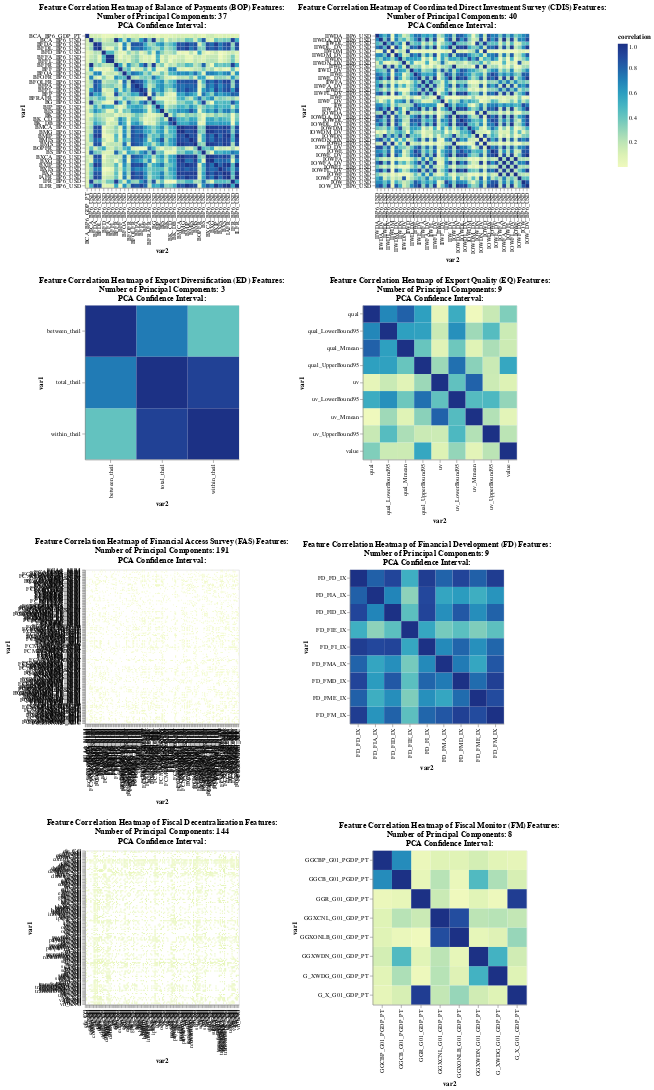

The cell this chart's notebook holds for it:
### Markdown cell above
Looping through folder/topic data sets, performing prinicipal component analysis on each folder/group of metrics topics, and then combining all of the PCAs from each folder/topic into one dataset. Corrrelation charts for each folder are also produced.

### Code cell
dataset_corr_charts_dic = {}
meta_dict = {}
for file_name in completed_file_dfs:
# for file_name in completed_file_dfs_sample:
    # start_time = time.perf_counter()
    print(file_name, completed_file_dfs.index(file_name))
    print(course_file_path+file_name.split('/')[0]+'/'+file_name.split('_')[0])
    df_file = pd.read_csv(course_file_path+file_name.split('/')[0]+'/'+file_name.split('_')[0]+'_df.csv')
    meta_of_df = pd.read_csv(course_file_path+file_name.split('/')[0]+'/metadata_'+file_name.split('/')[1])
    meta_subject = meta_of_df[meta_of_df['Metadata Attribute']=='Dataset']['Metadata Value']
    print(meta_subject)
    meta_dict[file_name.split('_')[0]] = meta_subject[1]

    meta_dict['ED'] = 'Export Diversification (ED)'
    meta_dict['EQ'] = 'Export Quality (EQ)'
    meta_dict['FSI'] = 'Financial Soundness Indicators (FSI)'
    meta_dict['FSIRE'] = 'Financial Soundness Indicators Reporting Entities (FSI)'
    meta_dict['GFSCOFOG'] = 'Government Financial Statistics Expenditure by Function of Government (GFSCOFOG)'
    meta_dict['GFSE'] = 'Government Financial Statistics Expense (GFSE)'
    meta_dict['GFSFALCS'] = 'Government Financial Statistics Financial Assets and Liabilities Counterpart (GFSFALCS)'
    meta_dict['GFSIBS'] = 'Government Financial Statistics Integrated Balance Sheet (GFSIBS)'
    meta_dict['GFSMAB'] = 'Government Financial Statistics Main Aggregates and Balances (GFSMAB)'
    meta_dict['GFSR'] = 'Government Financial Statistics Revenue (GFSR)'
    meta_dict['GFSSSUC'] = 'Government Financial Statistics Statement of Sources and Uses of Cash (GFSSSUC)'

    file_index = completed_file_dfs.index(file_name)

    df_file = df_file[['Country Name','Country Code','Indicator Name','Indicator Code','Year','Feature Value','filename']]
    column_exclusion_list = ['Xgdppc']
    df_file = df_file[~df_file['Indicator Code'].isin(column_exclusion_list)]

    train_data_df = df_file[df_file['Year'] <= train_year]
    train_data_df = train_data_df[['Country Name','Indicator Code','Feature Value']]
    train_data_df = pd.pivot_table(train_data_df, values = 'Feature Value'
                                   ,index = ['Country Name']
                                   ,columns = ['Indicator Code']
                                   ,aggfunc=np.mean).fillna(0).astype(float)

    # train_data_df = np.read_csv(course_file_path+'train_feature_data_'+str(train_year)+'_'+str(date.today())+'.csv')


    test_data_df = df_file[df_file['Year'] <= train_year+1]
    test_data_df = test_data_df[['Country Name','Indicator Code','Feature Value']]
    test_data_df = test_data_df[['Country Name','Indicator Code','Feature Value']]
    test_data_df = pd.pivot_table(test_data_df, values = 'Feature Value'
                                   ,index = ['Country Name']
                                   ,columns = ['Indicator Code']
                                   ,aggfunc=np.mean).fillna(0).astype(float)
    

    train_data_df = train_y_df.merge(train_data_df  , left_on='Country Name', right_on='Country Name', how='inner')#.reset_index()
    train_X = train_data_df.drop(columns =[train_year+1])

    
    test_data_df = test_y_df.merge(test_data_df  , left_on='Country Name', right_on='Country Name', how='inner')#.reset_index()
    test_X = test_data_df.drop(columns =[train_year+2])
    test_X = test_data_df

    feature_list = [x for x in train_X.columns]
    feature_list = [x for x in feature_list if x in test_X.columns]

    train_X = train_X[feature_list].astype(float)
    test_X = test_X[feature_list].astype(float)

    train_y = train_data_df[[train_year+1]].astype(float)
    test_y = test_data_df[[train_year+2]].astype(float)

    train_X_scaled = StandardScaler().fit(train_X).transform(train_X)#.astype(float)
    train_X_scaled = add_constant(train_X_scaled)

    test_X_scaled = StandardScaler().fit(test_X).transform(test_X)#.astype(float)
    test_X_scaled = add_constant(test_X_scaled)

    train_y_label_encoded = preprocessing.LabelEncoder().fit_transform(train_y)
    test_y_label_encoded = preprocessing.LabelEncoder().fit_transform(test_y)

    folder_corr_df = pd.DataFrame(abs(train_X.corr()), index = train_X.columns, columns = train_X.columns)
    folder_corrMatrix = folder_corr_df.reset_index().melt('index')
    folder_corrMatrix.columns = ['var1', 'var2', 'correlation']
    folder_corrMatrix.sort_values(by=['correlation'],ascending=True,inplace=True)
    folder_corrMatrix['model'] = 'correlation matrix'

    folder_corrMatrix_heatmap = folder_corrMatrix[:5000]

    folder_corr_chart = alt.Chart(folder_corrMatrix_heatmap, title = ["Feature Correlation Heatmap of "+meta_dict[file_name.split('_')[0]]+" Features: "
                    ,'Number of Principal Components: '+str(folder_corr_df.shape[0]) 
                    ,'PCA Confidence Interval: ']
                    ).mark_rect().encode(
    x='var2:O',
    y='var1:O'
    ,color='correlation:Q'
    , tooltip=['correlation:Q'],
    ).properties(height=250, width = 250)#.show()
    
    dataset_corr_charts_dic[completed_file_dfs.index(file_name)] = folder_corr_chart

    ci = .95
    svd_solver = 'auto'#'full'
    nca_pca = PCA(n_components=ci, svd_solver=svd_solver)
    # nca_pca.fit(nca_pca.transform(train_X), train_y_label_encoded)
    nca_pca.fit(train_X, train_y_label_encoded)

    print(nca_pca.get_params(deep=True))

    print(nca_pca.transform(train_X).shape)
   
    print(nca_pca.components_.shape)

    folder_train_pca_df = pd.DataFrame(nca_pca.transform(train_X)
                                 ,columns = [file_name.split('_')[0]+'_component_'+str(x) for x in range(nca_pca.components_.shape[0])]
                                 ,index=train_X.index)
    folder_test_pca_df = pd.DataFrame(nca_pca.transform(test_X)
                                 ,columns = [file_name.split('_')[0]+'_component_'+str(x) for x in range(nca_pca.components_.shape[0])]
                                 ,index=test_X.index)

    # print(nca_pca.transform(train_X).shape)
    # print(folder_train_pca_df)
    pca_train_df = pd.concat([pca_train_df, folder_train_pca_df],axis= 1).fillna(0)
    pca_test_df = pd.concat([pca_test_df, folder_test_pca_df],axis= 1).fillna(0)

alt.vconcat(
alt.hconcat(dataset_corr_charts_dic[0],dataset_corr_charts_dic[1]),
alt.hconcat(dataset_corr_charts_dic[2],dataset_corr_charts_dic[3]),
alt.hconcat(dataset_corr_charts_dic[4],dataset_corr_charts_dic[5]),
alt.hconcat(dataset_corr_charts_dic[6],dataset_corr_charts_dic[7])
)

### Figure 1 — Vega-Lite specification as saved in the notebook (floating-point values rounded to 4 significant figures; data arrays with more than 128 entries replaced by an {"elided": "..."} marker saying what was removed)
{"config": {"view": {"continuousWidth": 400, "continuousHeight": 300}}, "vconcat": [{"hconcat": [{"data": {"name": "data-70716d6e08c3a5d641d47b1676a7ba62"}, "mark": "rect", "encoding": {"color": {"field": "correlation", "type": "quantitative"}, "tooltip": [{"field": "correlation", "type": "quantitative"}], "x": {"field": "var2", "type": "ordinal"}, "y": {"field": "var1", "type": "ordinal"}}, "height": 250, "title": ["Feature Correlation Heatmap of Balance of Payments (BOP) Features: ", "Number of Principal Components: 37", "PCA Confidence Interval: "], "width": 250}, {"data": {"name": "data-302e92b576549db5685fe3924a286a9a"}, "mark": "rect", "encoding": {"color": {"field": "correlation", "type": "quantitative"}, "tooltip": [{"field": "correlation", "type": "quantitative"}], "x": {"field": "var2", "type": "ordinal"}, "y": {"field": "var1", "type": "ordinal"}}, "height": 250, "title": ["Feature Correlation Heatmap of Coordinated Direct Investment Survey (CDIS) Features: ", "Number of Principal Components: 40", "PCA Confidence Interval: "], "width": 250}]}, {"hconcat": [{"data": {"name": "data-a37b38426e31b2c890b9aeef5580e4f9"}, "mark": "rect", "encoding": {"color": {"field": "correlation", "type": "quantitative"}, "tooltip": [{"field": "correlation", "type": "quantitative"}], "x": {"field": "var2", "type": "ordinal"}, "y": {"field": "var1", "type": "ordinal"}}, "height": 250, "title": ["Feature Correlation Heatmap of Export Diversification (ED) Features: ", "Number of Principal Components: 3", "PCA Confidence Interval: "], "width": 250}, {"data": {"name": "data-d9746fc69683738d49e6e26a845acc64"}, "mark": "rect", "encoding": {"color": {"field": "correlation", "type": "quantitative"}, "tooltip": [{"field": "correlation", "type": "quantitative"}], "x": {"field": "var2", "type": "ordinal"}, "y": {"field": "var1", "type": "ordinal"}}, "height": 250, "title": ["Feature Correlation Heatmap of Export Quality (EQ) Features: ", "Number of Principal Components: 9", "PCA Confidence Interval: "], "width": 250}]}, {"hconcat": [{"data": {"name": "data-9f63c492821cb5ad2f420fb4f7f60367"}, "mark": "rect", "encoding": {"color": {"field": "correlation", "type": "quantitative"}, "tooltip": [{"field": "correlation", "type": "quantitative"}], "x": {"field": "var2", "type": "ordinal"}, "y": {"field": "var1", "type": "ordinal"}}, "height": 250, "title": ["Feature Correlation Heatmap of Financial Access Survey (FAS) Features: ", "Number of Principal Components: 191", "PCA Confidence Interval: "], "width": 250}, {"data": {"name": "data-36d5792c9ba9943740df5ec85f6f1920"}, "mark": "rect", "encoding": {"color": {"field": "correlation", "type": "quantitative"}, "tooltip": [{"field": "correlation", "type": "quantitative"}], "x": {"field": "var2", "type": "ordinal"}, "y": {"field": "var1", "type": "ordinal"}}, "height": 250, "title": ["Feature Correlation Heatmap of Financial Development (FD) Features: ", "Number of Principal Components: 9", "PCA Confidence Interval: "], "width": 250}]}, {"hconcat": [{"data": {"name": "data-121612bec09570462c837d91ad05090d"}, "mark": "rect", "encoding": {"color": {"field": "correlation", "type": "quantitative"}, "tooltip": [{"field": "correlation", "type": "quantitative"}], "x": {"field": "var2", "type": "ordinal"}, "y": {"field": "var1", "type": "ordinal"}}, "height": 250, "title": ["Feature Correlation Heatmap of Fiscal Decentralization Features: ", "Number of Principal Components: 144", "PCA Confidence Interval: "], "width": 250}, {"data": {"name": "data-5881d21c7fe38bb02cc4c091f1eb62e1"}, "mark": "rect", "encoding": {"color": {"field": "correlation", "type": "quantitative"}, "tooltip": [{"field": "correlation", "type": "quantitative"}], "x": {"field": "var2", "type": "ordinal"}, "y": {"field": "var1", "type": "ordinal"}}, "height": 250, "title": ["Feature Correlation Heatmap of Fiscal Monitor (FM) Features: ", "Number of Principal Components: 8", "PCA Confidence Interval: "], "width": 250}]}], "$schema": "https://vega.github.io/schema/vega-lite/v4.17.0.json", "datasets": {"data-70716d6e08c3a5d641d47b1676a7ba62": {"elided": "1369 records"}, "data-302e92b576549db5685fe3924a286a9a": {"elided": "1600 records"}, "data-a37b38426e31b2c890b9aeef5580e4f9": [{"var1": "within_theil", "var2": "between_theil", "correlation": 0.4163, "model": "correlation matrix"}, {"var1": "between_theil", "var2": "within_theil", "correlation": 0.4163, "model": "correlation matrix"}, {"var1": "total_theil", "var2": "between_theil", "correlation": 0.724, "model": "correlation matrix"}, {"var1": "between_theil", "var2": "total_theil", "correlation": 0.724, "model": "correlation matrix"}, {"var1": "within_theil", "var2": "total_theil", "correlation": 0.9286, "model": "correlation matrix"}, {"var1": "total_theil", "var2": "within_theil", "correlation": 0.9286, "model": "correlation matrix"}, {"var1": "between_theil", "var2": "between_theil", "correlation": 1.0, "model": "correlation matrix"}, {"var1": "total_theil", "var2": "total_theil", "correlation": 1.0, "model": "correlation matrix"}, {"var1": "within_theil", "var2": "within_theil", "correlation": 1.0, "model": "correlation matrix"}], "data-d9746fc69683738d49e6e26a845acc64": [{"var1": "qual", "var2": "uv_Mmean", "correlation": 0.0009442, "model": "correlation matrix"}, {"var1": "uv_Mmean", "var2": "qual", "correlation": 0.0009442, "model": "correlation matrix"}, {"var1": "qual", "var2": "uv", "correlation": 0.04727, "model": "correlation matrix"}, {"var1": "uv", "var2": "qual", "correlation": 0.04727, "model": "correlation matrix"}, {"var1": "value", "var2": "uv_Mmean", "correlation": 0.05992, "model": "correlation matrix"}, {"var1": "uv_Mmean", "var2": "value", "correlation": 0.05992, "model": "correlation matrix"}, {"var1": "qual_Mmean", "var2": "uv", "correlation": 0.0709, "model": "correlation matrix"}, {"var1": "uv", "var2": "qual_Mmean", "correlation": 0.0709, "model": "correlation matrix"}, {"var1": "uv_Mmean", "var2": "qual_Mmean", "correlation": 0.07256, "model": "correlation matrix"}, {"var1": "qual_Mmean", "var2": "uv_Mmean", "correlation": 0.07256, "model": "correlation matrix"}, {"var1": "value", "var2": "uv", "correlation": 0.09213, "model": "correlation matrix"}, {"var1": "uv", "var2": "value", "correlation": 0.09213, "model": "correlation matrix"}, {"var1": "qual_Mmean", "var2": "value", "correlation": 0.1487, "model": "correlation matrix"}, {"var1": "value", "var2": "qual_Mmean", "correlation": 0.1487, "model": "correlation matrix"}, {"var1": "uv_UpperBound95", "var2": "uv", "correlation": 0.1506, "model": "correlation matrix"}, {"var1": "uv", "var2": "uv_UpperBound95", "correlation": 0.1506, "model": "correlation matrix"}, {"var1": "qual_LowerBound95", "var2": "value", "correlation": 0.1532, "model": "correlation matrix"}, {"var1": "value", "var2": "qual_LowerBound95", "correlation": 0.1532, "model": "correlation matrix"}, {"var1": "qual_UpperBound95", "var2": "uv_UpperBound95", "correlation": 0.157, "model": "correlation matrix"}, {"var1": "uv_UpperBound95", "var2": "qual_UpperBound95", "correlation": 0.157, "model": "correlation matrix"}, {"var1": "qual_LowerBound95", "var2": "uv", "correlation": 0.1614, "model": "correlation matrix"}, {"var1": "uv", "var2": "qual_LowerBound95", "correlation": 0.1614, "model": "correlation matrix"}, {"var1": "qual", "var2": "uv_UpperBound95", "correlation": 0.163, "model": "correlation matrix"}, {"var1": "uv_UpperBound95", "var2": "qual", "correlation": 0.163, "model": "correlation matrix"}, {"var1": "uv_UpperBound95", "var2": "value", "correlation": 0.2042, "model": "correlation matrix"}, {"var1": "value", "var2": "uv_UpperBound95", "correlation": 0.2042, "model": "correlation matrix"}, {"var1": "uv_UpperBound95", "var2": "uv_Mmean", "correlation": 0.2244, "model": "correlation matrix"}, {"var1": "uv_Mmean", "var2": "uv_UpperBound95", "correlation": 0.2244, "model": "correlation matrix"}, {"var1": "qual_Mmean", "var2": "uv_UpperBound95", "correlation": 0.2421, "model": "correlation matrix"}, {"var1": "uv_UpperBound95", "var2": "qual_Mmean", "correlation": 0.2421, "model": "correlation matrix"}, {"var1": "qual_LowerBound95", "var2": "uv_Mmean", "correlation": 0.274, "model": "correlation matrix"}, {"var1": "uv_Mmean", "var2": "qual_LowerBound95", "correlation": 0.274, "model": "correlation matrix"}, {"var1": "uv", "var2": "qual_UpperBound95", "correlation": 0.2798, "model": "correlation matrix"}, {"var1": "qual_UpperBound95", "var2": "uv", "correlation": 0.2798, "model": "correlation matrix"}, {"var1": "uv_LowerBound95", "var2": "value", "correlation": 0.2988, "model": "correlation matrix"}, {"var1": "value", "var2": "uv_LowerBound95", "correlation": 0.2988, "model": "correlation matrix"}, {"var1": "uv_Mmean", "var2": "qual_UpperBound95", "correlation": 0.3232, "model": "correlation matrix"}, {"var1": "qual_UpperBound95", "var2": "uv_Mmean", "correlation": 0.3232, "model": "correlation matrix"}, {"var1": "qual", "var2": "value", "correlation": 0.3456, "model": "correlation matrix"}, {"var1": "value", "var2": "qual", "correlation": 0.3456, "model": "correlation matrix"}, {"var1": "uv_LowerBound95", "var2": "qual_Mmean", "correlation": 0.3891, "model": "correlation matrix"}, {"var1": "qual_Mmean", "var2": "uv_LowerBound95", "correlation": 0.3891, "model": "correlation matrix"}, {"var1": "qual_Mmean", "var2": "qual_UpperBound95", "correlation": 0.4016, "model": "correlation matrix"}, {"var1": "qual_UpperBound95", "var2": "qual_Mmean", "correlation": 0.4016, "model": "correlation matrix"}, {"var1": "uv_LowerBound95", "var2": "uv", "correlation": 0.4231, "model": "correlation matrix"}, {"var1": "uv", "var2": "uv_LowerBound95", "correlation": 0.4231, "model": "correlation matrix"}, {"var1": "uv_UpperBound95", "var2": "qual_LowerBound95", "correlation": 0.4523, "model": "correlation matrix"}, {"var1": "qual_LowerBound95", "var2": "uv_UpperBound95", "correlation": 0.4523, "model": "correlation matrix"}, {"var1": "uv_LowerBound95", "var2": "uv_Mmean", "correlation": 0.4564, "model": "correlation matrix"}, {"var1": "uv_Mmean", "var2": "uv_LowerBound95", "correlation": 0.4564, "model": "correlation matrix"}, {"var1": "uv_UpperBound95", "var2": "uv_LowerBound95", "correlation": 0.4786, "model": "correlation matrix"}, {"var1": "uv_LowerBound95", "var2": "uv_UpperBound95", "correlation": 0.4786, "model": "correlation matrix"}, {"var1": "qual", "var2": "uv_LowerBound95", "correlation": 0.5341, "model": "correlation matrix"}, {"var1": "uv_LowerBound95", "var2": "qual", "correlation": 0.5341, "model": "correlation matrix"}, {"var1": "value", "var2": "qual_UpperBound95", "correlation": 0.5605, "model": "correlation matrix"}, {"var1": "qual_UpperBound95", "var2": "value", "correlation": 0.5605, "model": "correlation matrix"}, {"var1": "qual_LowerBound95", "var2": "qual_UpperBound95", "correlation": 0.5856, "model": "correlation matrix"}, {"var1": "qual_UpperBound95", "var2": "qual_LowerBound95", "correlation": 0.5856, "model": "correlation matrix"}, {"var1": "qual", "var2": "qual_UpperBound95", "correlation": 0.5918, "model": "correlation matrix"}, {"var1": "qual_UpperBound95", "var2": "qual", "correlation": 0.5918, "model": "correlation matrix"}, {"var1": "qual_Mmean", "var2": "qual_LowerBound95", "correlation": 0.5926, "model": "correlation matrix"}, {"var1": "qual_LowerBound95", "var2": "qual_Mmean", "correlation": 0.5926, "model": "correlation matrix"}, {"var1": "qual_LowerBound95", "var2": "uv_LowerBound95", "correlation": 0.6483, "model": "correlation matrix"}, {"var1": "uv_LowerBound95", "var2": "qual_LowerBound95", "correlation": 0.6483, "model": "correlation matrix"}, {"var1": "qual_LowerBound95", "var2": "qual", "correlation": 0.6833, "model": "correlation matrix"}, {"var1": "qual", "var2": "qual_LowerBound95", "correlation": 0.6833, "model": "correlation matrix"}, {"var1": "uv_LowerBound95", "var2": "qual_UpperBound95", "correlation": 0.7569, "model": "correlation matrix"}, {"var1": "qual_UpperBound95", "var2": "uv_LowerBound95", "correlation": 0.7569, "model": "correlation matrix"}, {"var1": "uv_Mmean", "var2": "uv", "correlation": 0.8024, "model": "correlation matrix"}, {"var1": "uv", "var2": "uv_Mmean", "correlation": 0.8024, "model": "correlation matrix"}, {"var1": "qual", "var2": "qual_Mmean", "correlation": 0.8074, "model": "correlation matrix"}, {"var1": "qual_Mmean", "var2": "qual", "correlation": 0.8074, "model": "correlation matrix"}, {"var1": "qual", "var2": "qual", "correlation": 1.0, "model": "correlation matrix"}, {"var1": "uv", "var2": "uv", "correlation": 1.0, "model": "correlation matrix"}, {"var1": "uv_Mmean", "var2": "uv_Mmean", "correlation": 1.0, "model": "correlation matrix"}, {"var1": "uv_LowerBound95", "var2": "uv_LowerBound95", "correlation": 1.0, "model": "correlation matrix"}, {"var1": "qual_UpperBound95", "var2": "qual_UpperBound95", "correlation": 1.0, "model": "correlation matrix"}, {"var1": "qual_Mmean", "var2": "qual_Mmean", "correlation": 1.0, "model": "correlation matrix"}, {"var1": "qual_LowerBound95", "var2": "qual_LowerBound95", "correlation": 1.0, "model": "correlation matrix"}, {"var1": "uv_UpperBound95", "var2": "uv_UpperBound95", "correlation": 1.0, "model": "correlation matrix"}, {"var1": "value", "var2": "value", "correlation": 1.0, "model": "correlation matrix"}], "data-9f63c492821cb5ad2f420fb4f7f60367": {"elided": "5000 records"}, "data-36d5792c9ba9943740df5ec85f6f1920": [{"var1": "FD_FIE_IX", "var2": "FD_FIA_IX", "correlation": 0.317, "model": "correlation matrix"}, {"var1": "FD_FIA_IX", "var2": "FD_FIE_IX", "correlation": 0.317, "model": "correlation matrix"}, {"var1": "FD_FME_IX", "var2": "FD_FIE_IX", "correlation": 0.3487, "model": "correlation matrix"}, {"var1": "FD_FIE_IX", "var2": "FD_FME_IX", "correlation": 0.3487, "model": "correlation matrix"}, {"var1": "FD_FIE_IX", "var2": "FD_FMA_IX", "correlation": 0.3706, "model": "correlation matrix"}, {"var1": "FD_FMA_IX", "var2": "FD_FIE_IX", "correlation": 0.3706, "model": "correlation matrix"}, {"var1": "FD_FM_IX", "var2": "FD_FIE_IX", "correlation": 0.4324, "model": "correlation matrix"}, {"var1": "FD_FIE_IX", "var2": "FD_FM_IX", "correlation": 0.4324, "model": "correlation matrix"}, {"var1": "FD_FIE_IX", "var2": "FD_FID_IX", "correlation": 0.4358, "model": "correlation matrix"}, {"var1": "FD_FID_IX", "var2": "FD_FIE_IX", "correlation": 0.4358, "model": "correlation matrix"}, {"var1": "FD_FMD_IX", "var2": "FD_FIE_IX", "correlation": 0.4377, "model": "correlation matrix"}, {"var1": "FD_FIE_IX", "var2": "FD_FMD_IX", "correlation": 0.4377, "model": "correlation matrix"}, {"var1": "FD_FD_IX", "var2": "FD_FIE_IX", "correlation": 0.5237, "model": "correlation matrix"}, {"var1": "FD_FIE_IX", "var2": "FD_FD_IX", "correlation": 0.5237, "model": "correlation matrix"}, {"var1": "FD_FIA_IX", "var2": "FD_FME_IX", "correlation": 0.5262, "model": "correlation matrix"}, {"var1": "FD_FME_IX", "var2": "FD_FIA_IX", "correlation": 0.5262, "model": "correlation matrix"}, {"var1": "FD_FI_IX", "var2": "FD_FIE_IX", "correlation": 0.5584, "model": "correlation matrix"}, {"var1": "FD_FIE_IX", "var2": "FD_FI_IX", "correlation": 0.5584, "model": "correlation matrix"}, {"var1": "FD_FME_IX", "var2": "FD_FMA_IX", "correlation": 0.5651, "model": "correlation matrix"}, {"var1": "FD_FMA_IX", "var2": "FD_FME_IX", "correlation": 0.5651, "model": "correlation matrix"}, {"var1": "FD_FMA_IX", "var2": "FD_FIA_IX", "correlation": 0.5671, "model": "correlation matrix"}, {"var1": "FD_FIA_IX", "var2": "FD_FMA_IX", "correlation": 0.5671, "model": "correlation matrix"}, {"var1": "FD_FIA_IX", "var2": "FD_FMD_IX", "correlation": 0.6076, "model": "correlation matrix"}, {"var1": "FD_FMD_IX", "var2": "FD_FIA_IX", "correlation": 0.6076, "model": "correlation matrix"}, {"var1": "FD_FM_IX", "var2": "FD_FIA_IX", "correlation": 0.6359, "model": "correlation matrix"}, {"var1": "FD_FIA_IX", "var2": "FD_FM_IX", "correlation": 0.6359, "model": "correlation matrix"}, {"var1": "FD_FME_IX", "var2": "FD_FI_IX", "correlation": 0.6492, "model": "correlation matrix"}, {"var1": "FD_FI_IX", "var2": "FD_FME_IX", "correlation": 0.6492, "model": "correlation matrix"}, {"var1": "FD_FMA_IX", "var2": "FD_FID_IX", "correlation": 0.6541, "model": "correlation matrix"}, {"var1": "FD_FID_IX", "var2": "FD_FMA_IX", "correlation": 0.6541, "model": "correlation matrix"}, {"var1": "FD_FME_IX", "var2": "FD_FID_IX", "correlation": 0.6577, "model": "correlation matrix"}, {"var1": "FD_FID_IX", "var2": "FD_FME_IX", "correlation": 0.6577, "model": "correlation matrix"}, {"var1": "FD_FMA_IX", "var2": "FD_FI_IX", "correlation": 0.6723, "model": "correlation matrix"}, {"var1": "FD_FI_IX", "var2": "FD_FMA_IX", "correlation": 0.6723, "model": "correlation matrix"}, {"var1": "FD_FIA_IX", "var2": "FD_FID_IX", "correlation": 0.6879, "model": "correlation matrix"}, {"var1": "FD_FID_IX", "var2": "FD_FIA_IX", "correlation": 0.6879, "model": "correlation matrix"}, {"var1": "FD_FMA_IX", "var2": "FD_FMD_IX", "correlation": 0.7223, "model": "correlation matrix"}, {"var1": "FD_FMD_IX", "var2": "FD_FMA_IX", "correlation": 0.7223, "model": "correlation matrix"}, {"var1": "FD_FME_IX", "var2": "FD_FMD_IX", "correlation": 0.7708, "model": "correlation matrix"}, {"var1": "FD_FMD_IX", "var2": "FD_FME_IX", "correlation": 0.7708, "model": "correlation matrix"}, {"var1": "FD_FM_IX", "var2": "FD_FI_IX", "correlation": 0.7913, "model": "correlation matrix"}, {"var1": "FD_FI_IX", "var2": "FD_FM_IX", "correlation": 0.7913, "model": "correlation matrix"}, {"var1": "FD_FMD_IX", "var2": "FD_FI_IX", "correlation": 0.7942, "model": "correlation matrix"}, {"var1": "FD_FI_IX", "var2": "FD_FMD_IX", "correlation": 0.7942, "model": "correlation matrix"}, {"var1": "FD_FD_IX", "var2": "FD_FMA_IX", "correlation": 0.8017, "model": "correlation matrix"}, {"var1": "FD_FMA_IX", "var2": "FD_FD_IX", "correlation": 0.8017, "model": "correlation matrix"}, {"var1": "FD_FID_IX", "var2": "FD_FM_IX", "correlation": 0.8047, "model": "correlation matrix"}, {"var1": "FD_FM_IX", "var2": "FD_FID_IX", "correlation": 0.8047, "model": "correlation matrix"}, {"var1": "FD_FD_IX", "var2": "FD_FIA_IX", "correlation": 0.8108, "model": "correlation matrix"}, {"var1": "FD_FIA_IX", "var2": "FD_FD_IX", "correlation": 0.8108, "model": "correlation matrix"}, {"var1": "FD_FD_IX", "var2": "FD_FME_IX", "correlation": 0.8114, "model": "correlation matrix"}, {"var1": "FD_FME_IX", "var2": "FD_FD_IX", "correlation": 0.8114, "model": "correlation matrix"}, {"var1": "FD_FMD_IX", "var2": "FD_FID_IX", "correlation": 0.8383, "model": "correlation matrix"}, {"var1": "FD_FID_IX", "var2": "FD_FMD_IX", "correlation": 0.8383, "model": "correlation matrix"}, {"var1": "FD_FMA_IX", "var2": "FD_FM_IX", "correlation": 0.8456, "model": "correlation matrix"}, {"var1": "FD_FM_IX", "var2": "FD_FMA_IX", "correlation": 0.8456, "model": "correlation matrix"}, {"var1": "FD_FME_IX", "var2": "FD_FM_IX", "correlation": 0.8872, "model": "correlation matrix"}, {"var1": "FD_FM_IX", "var2": "FD_FME_IX", "correlation": 0.8872, "model": "correlation matrix"}, {"var1": "FD_FI_IX", "var2": "FD_FIA_IX", "correlation": 0.8982, "model": "correlation matrix"}, {"var1": "FD_FIA_IX", "var2": "FD_FI_IX", "correlation": 0.8982, "model": "correlation matrix"}, {"var1": "FD_FID_IX", "var2": "FD_FD_IX", "correlation": 0.9073, "model": "correlation matrix"}, {"var1": "FD_FD_IX", "var2": "FD_FID_IX", "correlation": 0.9073, "model": "correlation matrix"}, {"var1": "FD_FI_IX", "var2": "FD_FID_IX", "correlation": 0.9124, "model": "correlation matrix"}, {"var1": "FD_FID_IX", "var2": "FD_FI_IX", "correlation": 0.9124, "model": "correlation matrix"}, {"var1": "FD_FD_IX", "var2": "FD_FMD_IX", "correlation": 0.9129, "model": "correlation matrix"}, {"var1": "FD_FMD_IX", "var2": "FD_FD_IX", "correlation": 0.9129, "model": "correlation matrix"}, {"var1": "FD_FM_IX", "var2": "FD_FMD_IX", "correlation": 0.934, "model": "correlation matrix"}, {"var1": "FD_FMD_IX", "var2": "FD_FM_IX", "correlation": 0.934, "model": "correlation matrix"}, {"var1": "FD_FM_IX", "var2": "FD_FD_IX", "correlation": 0.9462, "model": "correlation matrix"}, {"var1": "FD_FD_IX", "var2": "FD_FM_IX", "correlation": 0.9462, "model": "correlation matrix"}, {"var1": "FD_FD_IX", "var2": "FD_FI_IX", "correlation": 0.9466, "model": "correlation matrix"}, {"var1": "FD_FI_IX", "var2": "FD_FD_IX", "correlation": 0.9466, "model": "correlation matrix"}, {"var1": "FD_FD_IX", "var2": "FD_FD_IX", "correlation": 1.0, "model": "correlation matrix"}, {"var1": "FD_FI_IX", "var2": "FD_FI_IX", "correlation": 1.0, "model": "correlation matrix"}, {"var1": "FD_FMD_IX", "var2": "FD_FMD_IX", "correlation": 1.0, "model": "correlation matrix"}, {"var1": "FD_FMA_IX", "var2": "FD_FMA_IX", "correlation": 1.0, "model": "correlation matrix"}, {"var1": "FD_FIE_IX", "var2": "FD_FIE_IX", "correlation": 1.0, "model": "correlation matrix"}, {"var1": "FD_FID_IX", "var2": "FD_FID_IX", "correlation": 1.0, "model": "correlation matrix"}, {"var1": "FD_FIA_IX", "var2": "FD_FIA_IX", "correlation": 1.0, "model": "correlation matrix"}, {"var1": "FD_FME_IX", "var2": "FD_FME_IX", "correlation": 1.0, "model": "correlation matrix"}, {"var1": "FD_FM_IX", "var2": "FD_FM_IX", "correlation": 1.0, "model": "correlation matrix"}], "data-121612bec09570462c837d91ad05090d": {"elided": "5000 records"}, "data-5881d21c7fe38bb02cc4c091f1eb62e1": [{"var1": "GGR_G01_GDP_PT", "var2": "GGXONLB_G01_GDP_PT", "correlation": 0.001975, "model": "correlation matrix"}, {"var1": "GGXONLB_G01_GDP_PT", "var2": "GGR_G01_GDP_PT", "correlation": 0.001975, "model": "correlation matrix"}, {"var1": "G_XWDG_G01_GDP_PT", "var2": "GGR_G01_GDP_PT", "correlation": 0.008469, "model": "correlation matrix"}, {"var1": "GGR_G01_GDP_PT", "var2": "G_XWDG_G01_GDP_PT", "correlation": 0.008469, "model": "correlation matrix"}, {"var1": "GGCBP_G01_PGDP_PT", "var2": "GGR_G01_GDP_PT", "correlation": 0.01897, "model": "correlation matrix"}, {"var1": "GGR_G01_GDP_PT", "var2": "GGCBP_G01_PGDP_PT", "correlation": 0.01897, "model": "correlation matrix"}, {"var1": "GGXONLB_G01_GDP_PT", "var2": "GGCB_G01_PGDP_PT", "correlation": 0.02564, "model": "correlation matrix"}, {"var1": "GGCB_G01_PGDP_PT", "var2": "GGXONLB_G01_GDP_PT", "correlation": 0.02564, "model": "correlation matrix"}, {"var1": "GGR_G01_GDP_PT", "var2": "GGCB_G01_PGDP_PT", "correlation": 0.04154, "model": "correlation matrix"}, {"var1": "GGCB_G01_PGDP_PT", "var2": "GGR_G01_GDP_PT", "correlation": 0.04154, "model": "correlation matrix"}, {"var1": "GGXWDN_G01_GDP_PT", "var2": "GGXONLB_G01_GDP_PT", "correlation": 0.04268, "model": "correlation matrix"}, {"var1": "GGXONLB_G01_GDP_PT", "var2": "GGXWDN_G01_GDP_PT", "correlation": 0.04268, "model": "correlation matrix"}, {"var1": "GGCBP_G01_PGDP_PT", "var2": "G_X_G01_GDP_PT", "correlation": 0.047, "model": "correlation matrix"}, {"var1": "G_X_G01_GDP_PT", "var2": "GGCBP_G01_PGDP_PT", "correlation": 0.047, "model": "correlation matrix"}, {"var1": "G_XWDG_G01_GDP_PT", "var2": "GGCBP_G01_PGDP_PT", "correlation": 0.06638, "model": "correlation matrix"}, {"var1": "GGCBP_G01_PGDP_PT", "var2": "G_XWDG_G01_GDP_PT", "correlation": 0.06638, "model": "correlation matrix"}, {"var1": "GGR_G01_GDP_PT", "var2": "GGXWDN_G01_GDP_PT", "correlation": 0.06867, "model": "correlation matrix"}, {"var1": "GGXWDN_G01_GDP_PT", "var2": "GGR_G01_GDP_PT", "correlation": 0.06867, "model": "correlation matrix"}, {"var1": "GGXONLB_G01_GDP_PT", "var2": "GGCBP_G01_PGDP_PT", "correlation": 0.07496, "model": "correlation matrix"}, {"var1": "GGCBP_G01_PGDP_PT", "var2": "GGXONLB_G01_GDP_PT", "correlation": 0.07496, "model": "correlation matrix"}, {"var1": "GGXCNL_G01_GDP_PT", "var2": "GGCBP_G01_PGDP_PT", "correlation": 0.08035, "model": "correlation matrix"}, {"var1": "GGCBP_G01_PGDP_PT", "var2": "GGXCNL_G01_GDP_PT", "correlation": 0.08035, "model": "correlation matrix"}, {"var1": "G_XWDG_G01_GDP_PT", "var2": "G_X_G01_GDP_PT", "correlation": 0.08069, "model": "correlation matrix"}, {"var1": "G_X_G01_GDP_PT", "var2": "G_XWDG_G01_GDP_PT", "correlation": 0.08069, "model": "correlation matrix"}, {"var1": "G_XWDG_G01_GDP_PT", "var2": "GGXONLB_G01_GDP_PT", "correlation": 0.08192, "model": "correlation matrix"}, {"var1": "GGXONLB_G01_GDP_PT", "var2": "G_XWDG_G01_GDP_PT", "correlation": 0.08192, "model": "correlation matrix"}, {"var1": "G_X_G01_GDP_PT", "var2": "GGCB_G01_PGDP_PT", "correlation": 0.113, "model": "correlation matrix"}, {"var1": "GGCB_G01_PGDP_PT", "var2": "G_X_G01_GDP_PT", "correlation": 0.113, "model": "correlation matrix"}, {"var1": "GGCBP_G01_PGDP_PT", "var2": "GGXWDN_G01_GDP_PT", "correlation": 0.1268, "model": "correlation matrix"}, {"var1": "GGXWDN_G01_GDP_PT", "var2": "GGCBP_G01_PGDP_PT", "correlation": 0.1268, "model": "correlation matrix"}, {"var1": "G_X_G01_GDP_PT", "var2": "GGXWDN_G01_GDP_PT", "correlation": 0.1376, "model": "correlation matrix"}, {"var1": "GGXWDN_G01_GDP_PT", "var2": "G_X_G01_GDP_PT", "correlation": 0.1376, "model": "correlation matrix"}, {"var1": "GGXCNL_G01_GDP_PT", "var2": "GGR_G01_GDP_PT", "correlation": 0.1558, "model": "correlation matrix"}, {"var1": "GGR_G01_GDP_PT", "var2": "GGXCNL_G01_GDP_PT", "correlation": 0.1558, "model": "correlation matrix"}, {"var1": "G_X_G01_GDP_PT", "var2": "GGXCNL_G01_GDP_PT", "correlation": 0.1804, "model": "correlation matrix"}, {"var1": "GGXCNL_G01_GDP_PT", "var2": "G_X_G01_GDP_PT", "correlation": 0.1804, "model": "correlation matrix"}, {"var1": "GGXWDN_G01_GDP_PT", "var2": "GGXCNL_G01_GDP_PT", "correlation": 0.2032, "model": "correlation matrix"}, {"var1": "GGXCNL_G01_GDP_PT", "var2": "GGXWDN_G01_GDP_PT", "correlation": 0.2032, "model": "correlation matrix"}, {"var1": "GGXCNL_G01_GDP_PT", "var2": "GGCB_G01_PGDP_PT", "correlation": 0.2134, "model": "correlation matrix"}, {"var1": "GGCB_G01_PGDP_PT", "var2": "GGXCNL_G01_GDP_PT", "correlation": 0.2134, "model": "correlation matrix"}, {"var1": "GGXCNL_G01_GDP_PT", "var2": "G_XWDG_G01_GDP_PT", "correlation": 0.2144, "model": "correlation matrix"}, {"var1": "G_XWDG_G01_GDP_PT", "var2": "GGXCNL_G01_GDP_PT", "correlation": 0.2144, "model": "correlation matrix"}, {"var1": "GGCB_G01_PGDP_PT", "var2": "G_XWDG_G01_GDP_PT", "correlation": 0.2382, "model": "correlation matrix"}, {"var1": "G_XWDG_G01_GDP_PT", "var2": "GGCB_G01_PGDP_PT", "correlation": 0.2382, "model": "correlation matrix"}, {"var1": "GGXONLB_G01_GDP_PT", "var2": "G_X_G01_GDP_PT", "correlation": 0.2935, "model": "correlation matrix"}, {"var1": "G_X_G01_GDP_PT", "var2": "GGXONLB_G01_GDP_PT", "correlation": 0.2935, "model": "correlation matrix"}, {"var1": "GGCB_G01_PGDP_PT", "var2": "GGXWDN_G01_GDP_PT", "correlation": 0.4657, "model": "correlation matrix"}, {"var1": "GGXWDN_G01_GDP_PT", "var2": "GGCB_G01_PGDP_PT", "correlation": 0.4657, "model": "correlation matrix"}, {"var1": "G_XWDG_G01_GDP_PT", "var2": "GGXWDN_G01_GDP_PT", "correlation": 0.5085, "model": "correlation matrix"}, {"var1": "GGXWDN_G01_GDP_PT", "var2": "G_XWDG_G01_GDP_PT", "correlation": 0.5085, "model": "correlation matrix"}, {"var1": "GGCBP_G01_PGDP_PT", "var2": "GGCB_G01_PGDP_PT", "correlation": 0.664, "model": "correlation matrix"}, {"var1": "GGCB_G01_PGDP_PT", "var2": "GGCBP_G01_PGDP_PT", "correlation": 0.664, "model": "correlation matrix"}, {"var1": "GGXONLB_G01_GDP_PT", "var2": "GGXCNL_G01_GDP_PT", "correlation": 0.8801, "model": "correlation matrix"}, {"var1": "GGXCNL_G01_GDP_PT", "var2": "GGXONLB_G01_GDP_PT", "correlation": 0.8801, "model": "correlation matrix"}, {"var1": "GGR_G01_GDP_PT", "var2": "G_X_G01_GDP_PT", "correlation": 0.9433, "model": "correlation matrix"}, {"var1": "G_X_G01_GDP_PT", "var2": "GGR_G01_GDP_PT", "correlation": 0.9433, "model": "correlation matrix"}, {"var1": "GGCBP_G01_PGDP_PT", "var2": "GGCBP_G01_PGDP_PT", "correlation": 1.0, "model": "correlation matrix"}, {"var1": "GGXWDN_G01_GDP_PT", "var2": "GGXWDN_G01_GDP_PT", "correlation": 1.0, "model": "correlation matrix"}, {"var1": "GGXONLB_G01_GDP_PT", "var2": "GGXONLB_G01_GDP_PT", "correlation": 1.0, "model": "correlation matrix"}, {"var1": "GGXCNL_G01_GDP_PT", "var2": "GGXCNL_G01_GDP_PT", "correlation": 1.0, "model": "correlation matrix"}, {"var1": "GGR_G01_GDP_PT", "var2": "GGR_G01_GDP_PT", "correlation": 1.0, "model": "correlation matrix"}, {"var1": "GGCB_G01_PGDP_PT", "var2": "GGCB_G01_PGDP_PT", "correlation": 1.0, "model": "correlation matrix"}, {"var1": "G_XWDG_G01_GDP_PT", "var2": "G_XWDG_G01_GDP_PT", "correlation": 1.0, "model": "correlation matrix"}, {"var1": "G_X_G01_GDP_PT", "var2": "G_X_G01_GDP_PT", "correlation": 1.0, "model": "correlation matrix"}]}}
